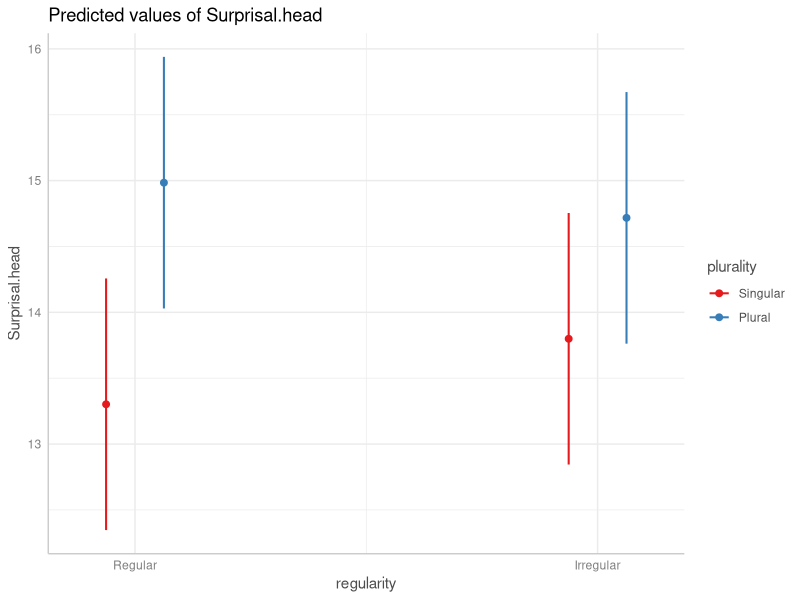

Here is the R script that generated this plot:
library(lme4)
library(lmerTest)
library(dplyr)

setwd("C:/Users/Admin/Desktop/Dissertação/código/satistics_PiC/Statistics_PiC/results_experiment_3")
### change this file according to the location of this folder. 

# Load data
dat <- read.csv("results_experiment_3_gpt_2_100M.csv", check.names = TRUE)

# Fix categories and factors.
# Creased two new columns for the conditions Regularity and Plurality. 
dat <- dat %>% 
  mutate(
    regularity = ifelse(grepl("Irregular", Category), "Irregular", "Regular"),
    plurality  = ifelse(grepl("Plural", Category), "Plural", "Singular"),
    regularity = factor(regularity, levels = c("Regular", "Irregular")),
    plurality  = factor(plurality,  levels = c("Singular", "Plural")) 
  )
# Taking the example of the first line: regularity = ifelse(grepl("Irregular", Category), "Irregular", "Regular")
# regularity = .... creating/overwriting the column regularity.
# ifelse(test, value_if_TRUE, value_if_FALSE): vectorized “if”.
# grepl("Irregular", Category): checks each row’s Category text; returns TRUE if it contains the substring "Irregular", else FALSE.
# "Irregular", "Regular"  what gets assigned when TRUE,FALSE in the "if", in the column of the regularity. 


contrasts(dat$regularity) <- c(-0.5, 0.5)
contrasts(dat$plurality)  <- c(-0.5, 0.5)

dat$regularity_num <- ifelse(dat$regularity == "Regular", -0.5, 0.5)
dat$plurality_num  <- ifelse(dat$plurality  == "Singular", -0.5, 0.5)
# -----------------------------------------------------------


# Create 'set' and 'pair'. Creates two new columns for the set and pair. 
dat <- dat %>%
  mutate(
    set = case_when(
      Non.Head %in% c("goose","geese","swan","swans") ~ "set_goose_swan",
      Non.Head %in% c("ox","oxen","cow","cows") ~ "set_ox_cow",
      Non.Head %in% c("louse","lice","flea","fleas") ~ "set_louse_flea",
      Non.Head %in% c("mouse","mice","rat","rats") ~ "set_mouse_rat",
      Non.Head %in% c("foot","feet","leg","legs") ~ "set_foot_leg",
      Non.Head %in% c("tooth","teeth","bone","bones") ~ "set_tooth_bone",
      Non.Head %in% c("child","children","adult","adults") ~ "set_child_adult",
      Non.Head %in% c("woman","women","girl","girls") ~ "set_woman_girl",
      Non.Head %in% c("man","men","boy","boys") ~ "set_man_boy",
      Non.Head %in% c("salesman","salesmen","retailer","retailers") ~ "set_salesman_retailer",
      Non.Head %in% c("nobleman","noblemen","aristocrat","aristocrats") ~ "set_nobleman_aristocrat",
      Non.Head %in% c("boatman","boatmen","shipmate","shipmates") ~ "set_boatman_shipmate",
      Non.Head %in% c("craftsman","craftsmen","labourer","labourers") ~ "set_craftsman_labourer",
      Non.Head %in% c("fireman","firemen","lifeguard","lifeguards") ~ "set_fireman_lifeguard",
      
      TRUE ~ NA_character_ # for rows that don't match the search above. 
    )
  )
# %in% : Is this value in this list?
# ~ : if the left side is true, assign the right side in the new column. 


### MODEL SELECTION LOGIC

# Define Random Slopes (factor-coded, correlated)
rs <- c("",
        " + regularity",
        " + plurality",
        " + regularity + plurality",
        " + regularity * plurality")

rs_set  <- sapply(rs, \(x) paste0("(1", x, " | set)")) |> unname()
rs_head <- sapply(rs, \(x) paste0("(1", x, " | Head)")) |> unname()

# Numeric (uncorrelated) options
rs_num <- c(" + regularity_num",
            " + plurality_num",
            " + regularity_num + plurality_num",
            " + regularity_num * plurality_num")

# allow intercept-only, OR numeric slopes with ||
rs_set_uncorr  <- c("(1 | set)",  sapply(rs_num, \(x) paste0("(1", x, " || set)"))  |> unname())
rs_head_uncorr <- c("(1 | Head)", sapply(rs_num, \(x) paste0("(1", x, " || Head)")) |> unname())


### Convergence and singularity check. 
hasConverged <- function (mm) {
  if ( !inherits(mm, "merMod")) stop("Error: must pass a lmerMod object")
  if (is.null(unlist(mm@optinfo$conv$lme4))) {
    return(1)   # converged
  } else {
    if (isSingular(mm)) return(0) # singular (boundary)
    return(-1) # did not converge (non-singular)
  }
}

### Fitting each model and obtaining the respective AIC. 
fit_model_safe <- function(fml){
  out <- tryCatch({
    m <- lmer(fml, dat, REML = FALSE)
    list(
      AIC = as.numeric(AIC(m)),
      convergence = hasConverged(m),
      error = NA_character_
    )
  }, error = function(e){
    list(
      AIC = NA_real_,
      convergence = -99,
      error = conditionMessage(e)
    )
  })
  out
}

# helper: build formulas from random-effects strings
build_formulas <- function(re_strings){
  sapply(
    re_strings,
    \(x) as.formula(paste0("Surprisal.head ~ 1 + regularity * plurality + ", x))
  ) |> unname()
}

# helper: fit a list and return a clean 1-row-per-model data.frame
fit_formula_list <- function(formulas, family_label){
  rows <- vector("list", length(formulas))
  for(i in seq_along(formulas)){
    res <- fit_model_safe(formulas[[i]])
    rows[[i]] <- data.frame(
      AIC = res$AIC,
      convergence = res$convergence,
      formula = paste(deparse(formulas[[i]]), collapse = " "),
      family = family_label,
      error = res$error,
      stringsAsFactors = FALSE
    )
  }
  do.call(rbind, rows)
}

# GROUP 1: CORRELATED set (|)  +  CORRELATED Head (|)
re_g1 <- apply(expand.grid(rs_set, rs_head), 1, \(x) paste(x, collapse = " + "))
fr_g1 <- build_formulas(re_g1)
df_g1 <- fit_formula_list(fr_g1, "set_|__Head_|")

# GROUP 2: UNCORRELATED set (||)  +  UNCORRELATED Head (||)
re_g2 <- apply(expand.grid(rs_set_uncorr, rs_head_uncorr), 1, \(x) paste(x, collapse = " + "))
re_g2 <- re_g2[re_g2 != "(1 | set) + (1 | Head)"]  # as you wanted
fr_g2 <- build_formulas(re_g2)
df_g2 <- fit_formula_list(fr_g2, "set_||__Head_||")

# GROUP 3: CORRELATED set (|)  +  UNCORRELATED Head (||)
re_g3 <- apply(expand.grid(rs_set, rs_head_uncorr), 1, \(x) paste(x, collapse = " + "))
re_g3 <- re_g3[re_g3 != "(1 | set) + (1 | Head)"]  # avoid duplicate baseline
fr_g3 <- build_formulas(re_g3)
df_g3 <- fit_formula_list(fr_g3, "set_|__Head_||")


# GROUP 4: UNCORRELATED set (||)  +  CORRELATED Head (|)
re_g4 <- apply(expand.grid(rs_set_uncorr, rs_head), 1, \(x) paste(x, collapse = " + "))
re_g4 <- re_g4[re_g4 != "(1 | set) + (1 | Head)"]  # avoid duplicate baseline
fr_g4 <- build_formulas(re_g4)
df_g4 <- fit_formula_list(fr_g4, "set_||__Head_|")

# FINAL: EXACTLY 97 MODELS (no duplicates), ordered by lowest AIC first, and showing ALL (even errors)

all_results <- rbind(df_g1, df_g2, df_g3, df_g4)

# keep one row per formula (baseline duplication)
all_results <- all_results[!duplicated(all_results$formula), ]

# sanity check: should be 97
cat("Total unique models:", nrow(all_results), "\n")

# order: NA AIC (errors) go to bottom
all_results <- all_results[order(is.na(all_results$AIC), all_results$AIC), ]

print(all_results)

####################################################################################

final_model <- lmer(
  Surprisal.head ~ 1 + regularity * plurality + (1 | set) + (1 +  plurality_num || Head), 
  data = dat, 
  REML = TRUE
)

summary(final_model)


install.packages("ggeffects")
library(ggeffects)

ggemmeans(final_model, c("regularity", "plurality")) |> plot() ### obter confidence intervals à volta da diferença. 
